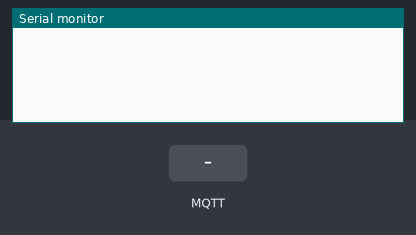
This sketch was run on a simulated ESP32. Shown: the last lines printed to the serial monitor. The inputs (shaded band) are chosen by the test bench. WiFi joins after 1.5 s; servers stay silent unless stated; no MQTT or app messages arrive unless stated.

Above: at 2.7 s.
2.8 s: MQTT message "/open" arrives on the first subscribed topic
At 3.5 s:
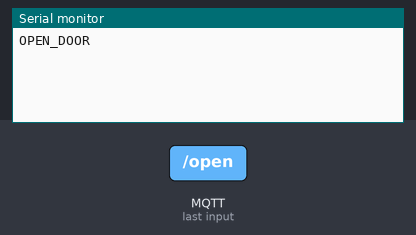
4.3 s: MQTT message "/keep_open" arrives on the first subscribed topic
At 5.5 s:
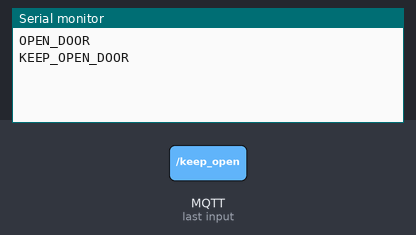
5.8 s: MQTT message "/close" arrives on the first subscribed topic
At 6.9 s:
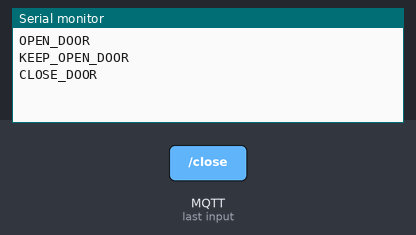
7.3 s: MQTT message "/open_window" arrives on the second subscribed topic
At 8.0 s:
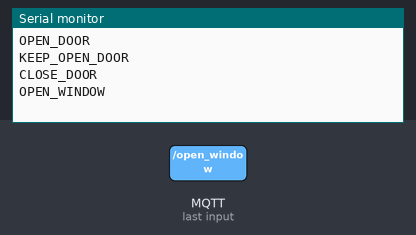
8.8 s: MQTT message "/close_window" arrives on the second subscribed topic
At 9.2 s:
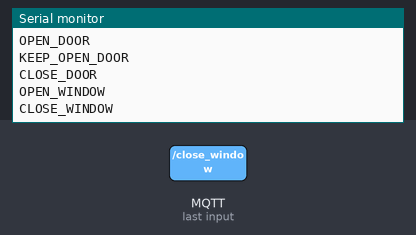
10.3 s: MQTT message "/ON" arrives on the third subscribed topic
At 11.5 s:
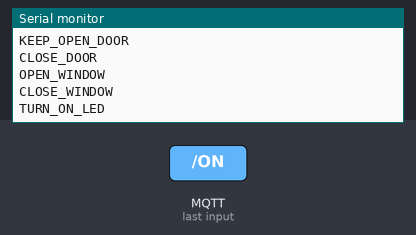

The sketch:

masterstage.ino.ino
```cpp
#include <WiFi.h>
#include <PubSubClient.h>


// 🌐 Configurations Wi-Fi
const char* ssid = "Fibre_MarocTelecom_5G";
const char* password = "TQxTD2PN";

// 🌐 Configuration MQTT (Mettre l'IP de la machine Node-RED)
const char* mqtt_server = "127.0.0.1"; // <── REMPLACE PAR L'IP DE NODE-RED
const int mqtt_port = 1880;

WiFiClient espClient;
PubSubClient client(espClient);

// Fonction de réception des messages MQTT (Node-RED -> ESP32)
void callback(char* topic, byte* payload, unsigned long length) {
  String message = "";
  for (int i = 0; i < length; i++) {
    message += (char)payload[i];
  }

  // On convertit les topics et payloads pour l'Arduino (Slave)
  String topicStr = String(topic);

  if (topicStr == "security/door/command") {
    if (message == "/open") Serial.println("OPEN_DOOR");
    else if (message == "/keep_open") Serial.println("KEEP_OPEN_DOOR");
    else if (message == "/close") Serial.println("CLOSE_DOOR");
  }
  else if (topicStr == "security/insidebooth/window/command") {
    if (message == "/open_window") Serial.println("OPEN_WINDOW");
    else if (message == "/close_window") Serial.println("CLOSE_WINDOW");
  }
  else if (topicStr == "security/insidebooth/light/command") {
    if (message == "/ON") Serial.println("TURN_ON_LED");
    else if (message == "/OFF") Serial.println("TURN_OFF_LED");
  }
}

// Reconnexion automatique au Broker MQTT
void reconnect() {
  while (!client.connected()) {
    if (client.connect("ESP32_Master")) {
      // Inscription aux topics définis dans ton Node-RED
      client.subscribe("security/door/command");
      client.subscribe("security/insidebooth/window/command");
      client.subscribe("security/insidebooth/light/command");
    } else {
      delay(5000);
    }
  }
}

void setup() {
  // Communication Série avec l'Arduino Uno
  Serial.begin(9600);

  // Connexion Wi-Fi
  WiFi.begin(ssid, password);
  while (WiFi.status() != WL_CONNECTED) {
    delay(500);
  }

  // Configuration MQTT
  client.setServer(mqtt_server, mqtt_port);
  client.setCallback(callback);
}

void loop() {
  if (!client.connected()) {
    reconnect();
  }
  client.loop();

  // Écoute de l'Arduino (ex: bouton sonnette pressé)
  if (Serial.available()) {
    String msg = Serial.readStringUntil('\n');
    msg.trim();

    if (msg == "SNAP_PHOTO") {
      // On publie sur le topic que ton Node-RED écoute pour la sonnette
      client.publish("security/camera/alert", "🔔 DOORBELL_PRESSED");
    }
  }
}
```

Measured:
- after the input at 2.8 s, the serial monitor: prints a new line at once (image 1)
- after the input at 4.3 s, the serial monitor: prints a new line at once (image 2)
- after the input at 5.8 s, the serial monitor: prints a new line at once (image 3)
- after the input at 7.3 s, the serial monitor: prints a new line at once (image 4)
- after the input at 8.8 s, the serial monitor: prints a new line at once (image 5)
- after the input at 10.3 s, the serial monitor: prints a new line at once (image 6)
